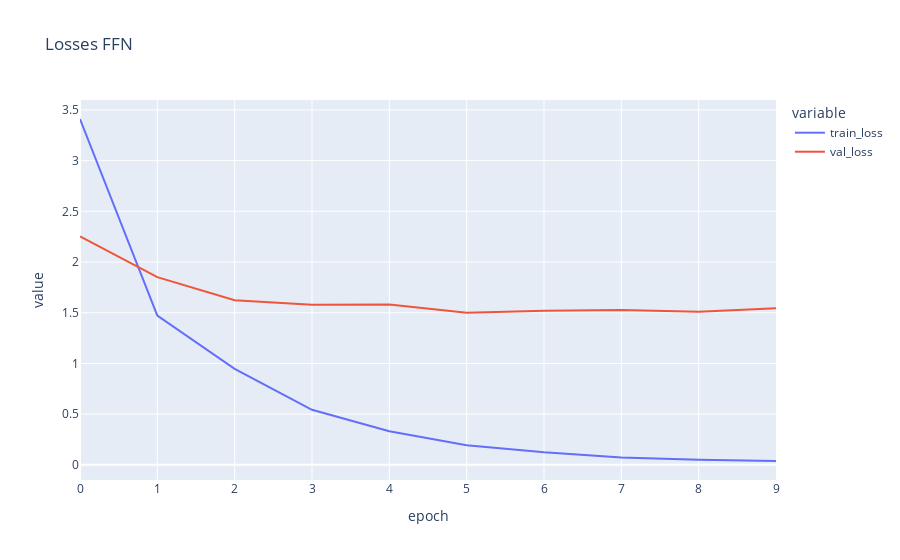

Write notebook code for a chart like this one.
### Code cell
ffn_model = FFN(input_size, hidden_size, num_classes, num_layers)
optimizer_ffn = optim.Adam(ffn_model.parameters(), lr=lr, weight_decay=1e-7)  # double check optimizer set-up

ffn_train_losses, ffn_val_losses, ffn_avg_losses = train_model(
    X_train, y_train, X_test, y_test, ffn_model, criterion, optimizer_ffn, 
    num_epochs=10, batch_size=batch_size, verbose=False
)

plot_losses(ffn_avg_losses, ffn_val_losses, "FFN")

### Figure 1 — Plotly figure (JSON) as saved in the notebook; plotly's stock layout.template omitted (floating-point values rounded to 4 significant figures)
{"data": [{"hovertemplate": "variable=train_loss<br>epoch=%{x}<br>value=%{y}<extra></extra>", "legendgroup": "train_loss", "line": {"color": "#636efa", "dash": "solid"}, "marker": {"symbol": "circle"}, "mode": "lines", "name": "train_loss", "orientation": "v", "showlegend": true, "type": "scatter", "x": [0, 1, 2, 3, 4, 5, 6, 7, 8, 9], "xaxis": "x", "y": [3.41, 1.473, 0.9462, 0.5428, 0.332, 0.1938, 0.1233, 0.07245, 0.05019, 0.03811], "yaxis": "y"}, {"hovertemplate": "variable=val_loss<br>epoch=%{x}<br>value=%{y}<extra></extra>", "legendgroup": "val_loss", "line": {"color": "#EF553B", "dash": "solid"}, "marker": {"symbol": "circle"}, "mode": "lines", "name": "val_loss", "orientation": "v", "showlegend": true, "type": "scatter", "x": [0, 1, 2, 3, 4, 5, 6, 7, 8, 9], "xaxis": "x", "y": [2.252, 1.851, 1.622, 1.578, 1.582, 1.499, 1.52, 1.528, 1.509, 1.545], "yaxis": "y"}], "layout": {"legend": {"title": {"text": "variable"}, "tracegroupgap": 0}, "title": {"text": "Losses FFN"}, "xaxis": {"anchor": "y", "domain": [0, 1], "title": {"text": "epoch"}}, "yaxis": {"anchor": "x", "domain": [0, 1], "title": {"text": "value"}}}}
